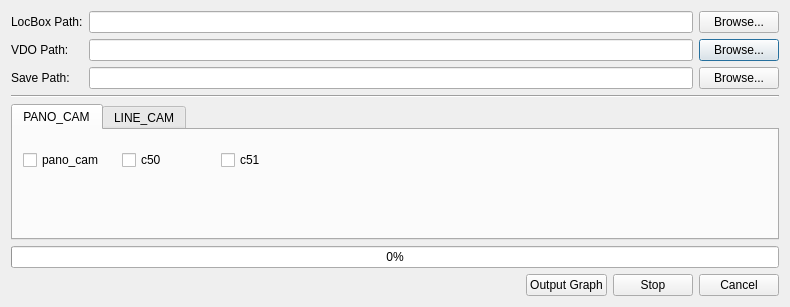
<?xml version="1.0" encoding="UTF-8"?>
<ui version="4.0">
 <class>Dialog</class>
 <widget class="QDialog" name="Dialog">
  <property name="geometry">
   <rect>
    <x>0</x>
    <y>0</y>
    <width>790</width>
    <height>307</height>
   </rect>
  </property>
  <property name="windowTitle">
   <string>From VDO...</string>
  </property>
  <layout class="QGridLayout" name="gridLayout_2">
   <item row="0" column="0">
    <layout class="QGridLayout" name="gridLayout">
     <item row="0" column="1">
      <widget class="QLineEdit" name="lockbox_path"/>
     </item>
     <item row="1" column="2">
      <widget class="QPushButton" name="vdo_browse_btn">
       <property name="text">
        <string>Browse...</string>
       </property>
      </widget>
     </item>
     <item row="1" column="0">
      <widget class="QLabel" name="label_2">
       <property name="text">
        <string>VDO Path:</string>
       </property>
      </widget>
     </item>
     <item row="2" column="2">
      <widget class="QPushButton" name="save_browse_btn">
       <property name="text">
        <string>Browse...</string>
       </property>
      </widget>
     </item>
     <item row="2" column="0">
      <widget class="QLabel" name="label_3">
       <property name="text">
        <string>Save Path:</string>
       </property>
      </widget>
     </item>
     <item row="2" column="1">
      <widget class="QLineEdit" name="save_path"/>
     </item>
     <item row="0" column="2">
      <widget class="QPushButton" name="lockbox_browse_btn">
       <property name="text">
        <string>Browse...</string>
       </property>
      </widget>
     </item>
     <item row="0" column="0">
      <widget class="QLabel" name="label">
       <property name="text">
        <string>LocBox Path:</string>
       </property>
      </widget>
     </item>
     <item row="1" column="1">
      <widget class="QLineEdit" name="vdo_path"/>
     </item>
    </layout>
   </item>
   <item row="3" column="0">
    <widget class="QProgressBar" name="progressBar">
     <property name="value">
      <number>0</number>
     </property>
    </widget>
   </item>
   <item row="1" column="0">
    <widget class="Line" name="line">
     <property name="orientation">
      <enum>Qt::Horizontal</enum>
     </property>
    </widget>
   </item>
   <item row="2" column="0">
    <widget class="QTabWidget" name="tabWidget">
     <property name="currentIndex">
      <number>0</number>
     </property>
     <widget class="QWidget" name="pano_tab">
      <attribute name="title">
       <string>PANO_CAM</string>
      </attribute>
      <widget class="QWidget" name="gridLayoutWidget_2">
       <property name="geometry">
        <rect>
         <x>10</x>
         <y>10</y>
         <width>291</width>
         <height>41</height>
        </rect>
       </property>
       <layout class="QGridLayout" name="gridLayout_3">
        <item row="1" column="2">
         <widget class="QCheckBox" name="checkBox_c51">
          <property name="text">
           <string>c51</string>
          </property>
         </widget>
        </item>
        <item row="1" column="1">
         <widget class="QCheckBox" name="checkBox_c50">
          <property name="text">
           <string>c50</string>
          </property>
         </widget>
        </item>
        <item row="1" column="0">
         <widget class="QCheckBox" name="checkBox_pano_cam">
          <property name="text">
           <string>pano_cam</string>
          </property>
         </widget>
        </item>
       </layout>
      </widget>
     </widget>
     <widget class="QWidget" name="line_tab">
      <attribute name="title">
       <string>LINE_CAM</string>
      </attribute>
      <widget class="QWidget" name="gridLayoutWidget_3">
       <property name="geometry">
        <rect>
         <x>10</x>
         <y>10</y>
         <width>391</width>
         <height>41</height>
        </rect>
       </property>
       <layout class="QGridLayout" name="gridLayout_4">
        <item row="1" column="0">
         <widget class="QCheckBox" name="checkBox_cam_6">
          <property name="text">
           <string>cam_6</string>
          </property>
         </widget>
        </item>
        <item row="1" column="2">
         <widget class="QCheckBox" name="checkBox_61">
          <property name="text">
           <string>61</string>
          </property>
         </widget>
        </item>
        <item row="1" column="1">
         <widget class="QCheckBox" name="checkBox_60">
          <property name="text">
           <string>60</string>
          </property>
         </widget>
        </item>
        <item row="1" column="5">
         <widget class="QCheckBox" name="checkBox_65">
          <property name="text">
           <string>65</string>
          </property>
         </widget>
        </item>
        <item row="1" column="4">
         <widget class="QCheckBox" name="checkBox_64">
          <property name="text">
           <string>64</string>
          </property>
         </widget>
        </item>
        <item row="1" column="3">
         <widget class="QCheckBox" name="checkBox_62">
          <property name="text">
           <string>62</string>
          </property>
         </widget>
        </item>
       </layout>
      </widget>
      <widget class="QWidget" name="gridLayoutWidget_4">
       <property name="geometry">
        <rect>
         <x>10</x>
         <y>50</y>
         <width>391</width>
         <height>41</height>
        </rect>
       </property>
       <layout class="QGridLayout" name="gridLayout_5">
        <item row="1" column="1">
         <widget class="QCheckBox" name="checkBox_70">
          <property name="text">
           <string>70</string>
          </property>
         </widget>
        </item>
        <item row="1" column="5">
         <widget class="QCheckBox" name="checkBox_75">
          <property name="text">
           <string>75</string>
          </property>
         </widget>
        </item>
        <item row="1" column="0">
         <widget class="QCheckBox" name="checkBox_cam_7">
          <property name="text">
           <string>cam_7</string>
          </property>
         </widget>
        </item>
        <item row="1" column="2">
         <widget class="QCheckBox" name="checkBox_71">
          <property name="text">
           <string>71</string>
          </property>
         </widget>
        </item>
        <item row="1" column="4">
         <widget class="QCheckBox" name="checkBox_74">
          <property name="text">
           <string>74</string>
          </property>
         </widget>
        </item>
        <item row="1" column="3">
         <widget class="QCheckBox" name="checkBox_72">
          <property name="text">
           <string>72</string>
          </property>
         </widget>
        </item>
       </layout>
      </widget>
     </widget>
    </widget>
   </item>
   <item row="4" column="0">
    <layout class="QHBoxLayout" name="horizontalLayout">
     <item>
      <spacer name="horizontalSpacer">
       <property name="orientation">
        <enum>Qt::Horizontal</enum>
       </property>
       <property name="sizeHint" stdset="0">
        <size>
         <width>40</width>
         <height>20</height>
        </size>
       </property>
      </spacer>
     </item>
     <item>
      <widget class="QPushButton" name="out_graph_btn">
       <property name="text">
        <string>Output Graph</string>
       </property>
      </widget>
     </item>
     <item>
      <widget class="QPushButton" name="stop_btn">
       <property name="text">
        <string>Stop</string>
       </property>
      </widget>
     </item>
     <item>
      <widget class="QPushButton" name="cancel_btn">
       <property name="text">
        <string>Cancel</string>
       </property>
      </widget>
     </item>
    </layout>
   </item>
  </layout>
 </widget>
 <resources/>
 <connections>
  <connection>
   <sender>checkBox_pano_cam</sender>
   <signal>toggled(bool)</signal>
   <receiver>checkBox_c50</receiver>
   <slot>setChecked(bool)</slot>
   <hints>
    <hint type="sourcelabel">
     <x>62</x>
     <y>157</y>
    </hint>
    <hint type="destinationlabel">
     <x>141</x>
     <y>166</y>
    </hint>
   </hints>
  </connection>
  <connection>
   <sender>checkBox_pano_cam</sender>
   <signal>toggled(bool)</signal>
   <receiver>checkBox_c51</receiver>
   <slot>setChecked(bool)</slot>
   <hints>
    <hint type="sourcelabel">
     <x>72</x>
     <y>156</y>
    </hint>
    <hint type="destinationlabel">
     <x>262</x>
     <y>162</y>
    </hint>
   </hints>
  </connection>
  <connection>
   <sender>checkBox_cam_6</sender>
   <signal>toggled(bool)</signal>
   <receiver>checkBox_60</receiver>
   <slot>setChecked(bool)</slot>
   <hints>
    <hint type="sourcelabel">
     <x>34</x>
     <y>155</y>
    </hint>
    <hint type="destinationlabel">
     <x>121</x>
     <y>163</y>
    </hint>
   </hints>
  </connection>
  <connection>
   <sender>checkBox_cam_6</sender>
   <signal>toggled(bool)</signal>
   <receiver>checkBox_61</receiver>
   <slot>setChecked(bool)</slot>
   <hints>
    <hint type="sourcelabel">
     <x>31</x>
     <y>157</y>
    </hint>
    <hint type="destinationlabel">
     <x>212</x>
     <y>167</y>
    </hint>
   </hints>
  </connection>
  <connection>
   <sender>checkBox_cam_6</sender>
   <signal>toggled(bool)</signal>
   <receiver>checkBox_64</receiver>
   <slot>setChecked(bool)</slot>
   <hints>
    <hint type="sourcelabel">
     <x>31</x>
     <y>162</y>
    </hint>
    <hint type="destinationlabel">
     <x>323</x>
     <y>164</y>
    </hint>
   </hints>
  </connection>
  <connection>
   <sender>checkBox_cam_6</sender>
   <signal>toggled(bool)</signal>
   <receiver>checkBox_65</receiver>
   <slot>setChecked(bool)</slot>
   <hints>
    <hint type="sourcelabel">
     <x>28</x>
     <y>161</y>
    </hint>
    <hint type="destinationlabel">
     <x>410</x>
     <y>167</y>
    </hint>
   </hints>
  </connection>
  <connection>
   <sender>checkBox_cam_7</sender>
   <signal>toggled(bool)</signal>
   <receiver>checkBox_70</receiver>
   <slot>setChecked(bool)</slot>
   <hints>
    <hint type="sourcelabel">
     <x>37</x>
     <y>202</y>
    </hint>
    <hint type="destinationlabel">
     <x>142</x>
     <y>205</y>
    </hint>
   </hints>
  </connection>
  <connection>
   <sender>checkBox_cam_7</sender>
   <signal>toggled(bool)</signal>
   <receiver>checkBox_71</receiver>
   <slot>setChecked(bool)</slot>
   <hints>
    <hint type="sourcelabel">
     <x>33</x>
     <y>199</y>
    </hint>
    <hint type="destinationlabel">
     <x>212</x>
     <y>207</y>
    </hint>
   </hints>
  </connection>
  <connection>
   <sender>checkBox_cam_7</sender>
   <signal>toggled(bool)</signal>
   <receiver>checkBox_74</receiver>
   <slot>setChecked(bool)</slot>
   <hints>
    <hint type="sourcelabel">
     <x>51</x>
     <y>197</y>
    </hint>
    <hint type="destinationlabel">
     <x>331</x>
     <y>207</y>
    </hint>
   </hints>
  </connection>
  <connection>
   <sender>checkBox_cam_7</sender>
   <signal>toggled(bool)</signal>
   <receiver>checkBox_75</receiver>
   <slot>setChecked(bool)</slot>
   <hints>
    <hint type="sourcelabel">
     <x>36</x>
     <y>196</y>
    </hint>
    <hint type="destinationlabel">
     <x>410</x>
     <y>207</y>
    </hint>
   </hints>
  </connection>
  <connection>
   <sender>cancel_btn</sender>
   <signal>clicked()</signal>
   <receiver>Dialog</receiver>
   <slot>close()</slot>
   <hints>
    <hint type="sourcelabel">
     <x>749</x>
     <y>283</y>
    </hint>
    <hint type="destinationlabel">
     <x>394</x>
     <y>153</y>
    </hint>
   </hints>
  </connection>
  <connection>
   <sender>checkBox_cam_6</sender>
   <signal>toggled(bool)</signal>
   <receiver>checkBox_62</receiver>
   <slot>setChecked(bool)</slot>
   <hints>
    <hint type="sourcelabel">
     <x>31</x>
     <y>154</y>
    </hint>
    <hint type="destinationlabel">
     <x>237</x>
     <y>158</y>
    </hint>
   </hints>
  </connection>
  <connection>
   <sender>checkBox_cam_7</sender>
   <signal>toggled(bool)</signal>
   <receiver>checkBox_72</receiver>
   <slot>setChecked(bool)</slot>
   <hints>
    <hint type="sourcelabel">
     <x>37</x>
     <y>198</y>
    </hint>
    <hint type="destinationlabel">
     <x>244</x>
     <y>198</y>
    </hint>
   </hints>
  </connection>
 </connections>
</ui>
